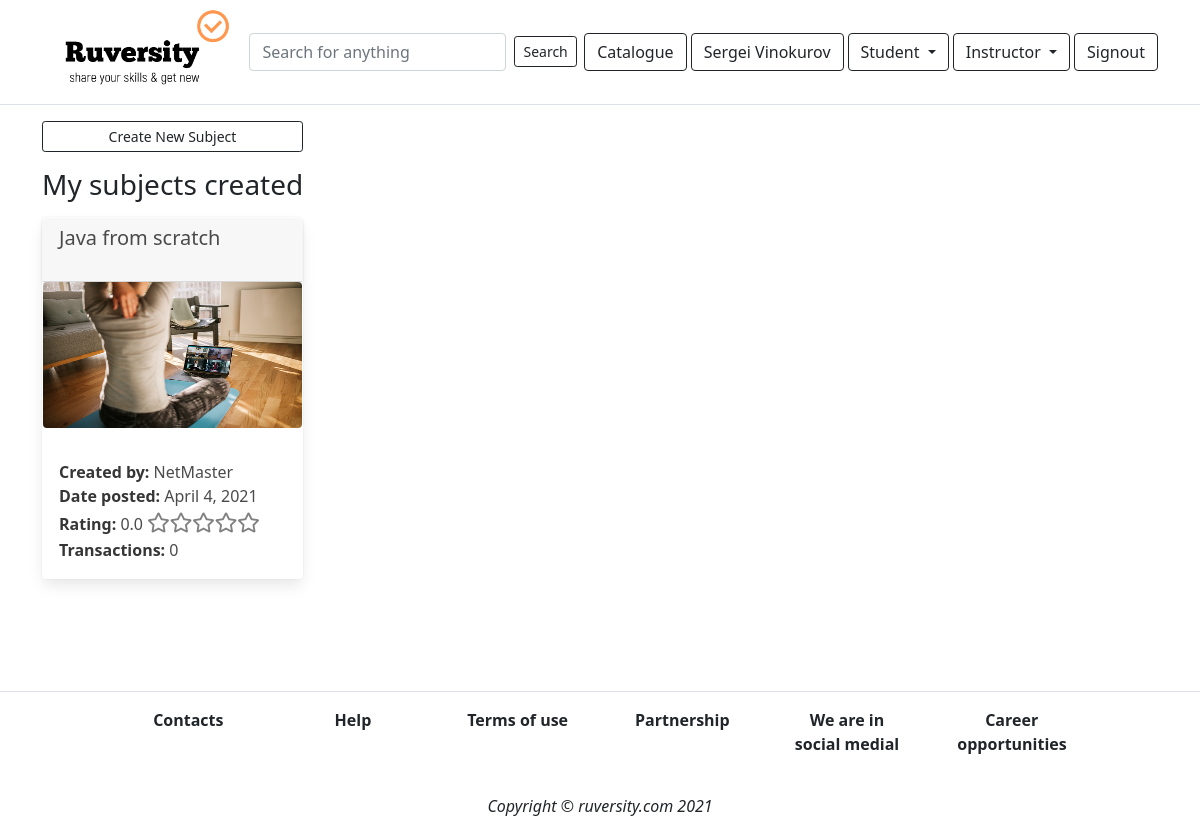
The app's page /workshop/studio (signed in) with its own data.
### app_content/models.py (models this page shows, shortened)
class MainSubject(models.Model):
    category = models.ForeignKey(Category, on_delete=models.DO_NOTHING)
    title = models.CharField(max_length=100)
    description = models.TextField(null=True)
    prerequisite = models.TextField(null=True)
    date_posted = models.DateField(auto_now_add=True)
    thumbnail_file = models.FileField(upload_to='uploads')
    author = models.ForeignKey(User, on_delete=models.DO_NOTHING)
    price = models.ForeignKey(Price, on_delete=models.DO_NOTHING)
    language = models.ForeignKey(Language, on_delete=models.DO_NOTHING)
    percent = models.CharField(max_length=50, default='0%')
    total = models.IntegerField(default=0)  # Общее число баллов
    quantity = models.IntegerField(default=0)  # Кол-во оценок
    av_rating = models.DecimalField(
        max_digits=3, decimal_places=1, default=0)  # average rating
    transactions = models.IntegerField(default=0)
    ready = models.BooleanField(default=False)
    checked = models.BooleanField(default=False)
    blocked = models.BooleanField(default=False)
    discount_programs = models.BooleanField(default=True)

### app_workshop/views.py (the view)
# urls.py: path('studio', views.studio, name='studio'),
def studio(request):
    if request.user.is_authenticated:
        if Author.objects.filter(user=request.user).exists():
            author = Author.objects.get(user=request.user)
            subjects = MainSubject.objects.filter(author=request.user.id)
            paginator = Paginator(subjects, 8)
            page = request.GET.get('page')
            subjects_paged = paginator.get_page(page)
            context = {
                'subjects': subjects_paged,
                'author': author
            }
            return render(request, 'workshop/studio.html', context)
        else:
            return render(request, 'workshop/studio.html')
    else:
        return redirect('login')

### templates/workshop/studio.html (shortened to what this page needs)
{% extends "base.html" %}
{% block content %}
{% load humanize %}
<div class="container">
{% if author.user != request.user %}
<div class="row mt-5">
    <div class="col-6">
    <form action="{% url 'create_author_page' %}" method="POST" enctype="multipart/form-data">
                {% csrf_token %}
            <div class="form-row">
                <div class="col-3">
                    <label for="description" >You background</label>
                </div>
                <div class="col">
                    <textarea class='form-control' id="background" rows='3' minlength='120' maxlength='180' name="background" required placeholder='Please, tell us a few words about yourself & your professional background'></textarea>
                </div>
            </div>
            <div class="form-row mt-4">
                <div class="col-3">
                <label for="photo">Your photo</label>
            </div>
            <div class="col">
                <p>
                Load a thumbnail file in jpg, jpeg, png or bmp format. Minimum required dimensions: 750 x 422 pixels. Always keep aspect ratio of 16 by 9. You may use stock images but we recommend you hire a professional web designer to create an image for your thumbnail.
                </p>
                <input type="file" id="photo" class='form-control' name="photo" required>
            </div>
            </div>
            <div class="row mt-4">
                <div class="col-3"></div>
            <div class="col">
                <input type="submit" value="Submit" class="btn btn-sm btn-block btn-outline-dark">
            </div>
            </div>
            </form>
</div>
</div>
{% else %}
<div class="row mt-3">
    <div class="col-3">
        <a href="{% url 'create_new_subject'  %}">
            <input type="submit" value="Create New Subject" class='btn btn-sm btn-block btn-outline-dark'>
        </a>
    </div>
</div>
    <p><h3>My subjects created</h3></p>
    <div class="row">
        {% for subject in subjects %}
        <div class="col-sm-3">
            <div class="card mb-3" style="border-color: transparent;">
                <div class="card-header"  style='height:4rem'>
                    <h5>{{subject.title}}</h5>
                </div>
                <a href="{% url 'edit_subject' subject.id %}">
                    <figure class="image is-16by9">
                        <img src="{{subject.thumbnail_file.url}}" alt="Placeholder image" class='rounded-2 img-fluid'>
                    </figure>
                </a>
                    <div class="card-body">
                        <div class="row">
                            <div class="col"><strong>Created by: </strong>{{subject.author}}</div>
                        </div>
                        <div class="row">
                            <div class="col"><strong>Date posted: </strong>{{subject.date_posted}}</div>
                        </div>
                    <div class="row">
                        <div class="col">
                            <strong>
                                Rating:
                            </strong> {{subject.av_rating}}
                            <div class="stars-outer">
                            </div>
                        </div>
                    </div>
                    <div class="row">
                        <div class="col">
                            <strong>Transactions:</strong> {{subject.transactions}}
                        </div>
                    </div>
                </div>
            </div>
        </div>
    {% endfor %}
</div>
{% endif %}
</div>
{% endblock %}

### templates/base.html (shortened to what this page needs)
{% load static %}
<!DOCTYPE html>
<html>
<head>
    <link rel="stylesheet" href="https://cdnjs.cloudflare.com/ajax/libs/bulma/0.7.1/css/bulma.min.css">
    <link rel="stylesheet" href="https://cdn.jsdelivr.net/npm/bootstrap@4.5.3/dist/css/bootstrap.min.css"
>
    <link rel="stylesheet" href="https://cdnjs.cloudflare.com/ajax/libs/font-awesome/4.7.0/css/font-awesome.min.css">
    <link rel="stylesheet" href="https://use.fontawesome.com/releases/v5.5.0/css/all.css">
    <link rel="stylesheet" href="{% static 'style.css' %}">
    <link href="https://cdn.jsdelivr.net/npm/bootstrap@5.0.0-beta1/dist/css/bootstrap.min.css" rel="stylesheet"
>
</head>
<body>
    {% include 'partials/_navbar.html' %}
    {% block content %}
    {% endblock %}
    {% include 'partials/_footer.html' %}
</body>
</html>

### templates/partials/_navbar.html (shortened to what this page needs)
{% load static %}
<nav class="navbar navbar-expand-lg navbar-light bg-white border-bottom">
<div class="container">
  <img src={% static "images/logo.png" %} alt="Image" width="200" height="200">
<form action="{% url 'gen_search' %}" method='POST' class="form-inline m-auto">
  <input type="text" name="keyword" placeholder="Search for anything " class="form-control mr-sm-2">
  {% if 'gen_search' in request.path %}
  <button class="btn btn-sm btn-outline-dark active" input type="submit">Search</button>
  {% else %}
  <button class="btn btn-sm btn-outline-dark" input type="submit">Search</button>
  {% endif %}
</form>
{% if user.is_authenticated %}
  {% if 'main_page' in request.path %}
  <a class="btn btn-outline-dark mr-1 active" href="{% url 'main_page' %}" role=’button’>Catalogue</a>
  {% else %}
  <a class="btn btn-outline-dark mr-1" href="{% url 'main_page' %}" role=’button’>Catalogue</a>
  {% endif %}
    {% if 'dashboard' in request.path %}
    <a class="btn btn-outline-dark mr-1 active" href="{% url 'dashboard' %}" role=’button’>{{user.first_name}} {{user.last_name}}</a>
    {% else %}
    <a class="btn btn-outline-dark mr-1" href="{% url 'dashboard' %}" role=’button’>{{user.first_name}}
      {{user.last_name}}</a>
    {% endif %}
    {% if 'mycourses' in request.path or 'cart' in request.path %}
    <div class="dropdown mr-1">
      <button type="button" class='btn btn-outline-dark btn-md dropdown-toggle active'
      data-toggle='dropdown'>
        Student
    </button>
    {% else %}
    <div class="dropdown mr-1">
    <button type="button" class='btn btn-outline-dark btn-md dropdown-toggle' data-toggle='dropdown'>
      Student
    </button>
    {% endif %}
  </div>
    {% if 'author_profile' in request.path or 'transactions' in request.path%}
    <div class="dropdown mr-1">
        <button type="button" class='btn btn-outline-dark btn-md dropdown-toggle active' data-toggle='dropdown'>
            Instructor
        </button>
      {% else %}
      <div class="dropdown mr-1">
      <button type="button" class='btn btn-outline-dark btn-md dropdown-toggle' data-toggle='dropdown'>
        Instructor
      </button>
      {% endif %}
    </div>
    <a class="btn btn-outline-dark btn-md" href="{% url 'logout' %}" role=’button’>Signout</a>
  {% endif %}
</div>
</nav>

### templates/partials/_footer.html
{% load static %}
<nav class="navbar navbar-expand-lg navbar-light bg-white border-top sticky-bottom">
<div class="container">
  <div class="row m-auto">
    <div class="col-2">
        <a class='nav-link' href="{% url 'contacts' %}">
        <div class="text-dark text-center"><b>Contacts</b></div>
        </a>
    </div>
       <div class="col-2">
        <a class='nav-link' href="{% url 'help' %}">
          <div class="text-dark text-center"><b>Help</b></div>
          </a>
        </div>
          <div class="col-2">
        <a class='nav-link' href="{% url 'termsofuse' %}">
          <div class="text-dark text-center"><b>Terms of use</b></div>
          </a>
        </div>
          <div class="col-2">
        <a class='nav-link' href="{% url 'partnership' %}">
        <div class="text-dark text-center "><b>Partnership</b></div>
        </a>
      </div>
        <div class="col-2">
        <a class='nav-link' href="{% url 'socialmedia' %}">
        <div class="text-dark text-center"><b>We are in social medial</b></div>
        </a>
        </div>
          <div class="col-2">
          <a class='nav-link' href="{% url 'career' %}">
          <div class="text-dark text-center "><b>Career opportunities</b></div>
          </a>
          </div>
      </div>
</div>
  </nav>
  <nav class="navbar navbar-expand-lg navbar-light bg-white sticky-bottom">
    <div class="container">
      <div class="row m-auto">
      <div class="m-0 text-center text-black"><i>Copyright &copy; ruversity.com 2021</i></div>
  </div>
  </div>
</nav>

### pr_dir/static/style.css (style rules this page uses)
:root { --max-width: 56%; }
.stars-outer { position: relative; display: inline-block; }
.stars-outer::before { content: '\f005 \f005 \f005 \f005 \f005'; font-family: 'Font Awesome 5 Free'; font-weight: 200; color:grey; font-size: 20px; }

### records on screen
MainSubject: title "Java from scratch", thumbnail_file (picture), author "NetMaster", date_posted "April 4, 2021", av_rating "0.0", transactions "0"

### other values on screen
{{ user.first_name }} "Sergei"
{{ user.last_name }} "Vinokurov"
